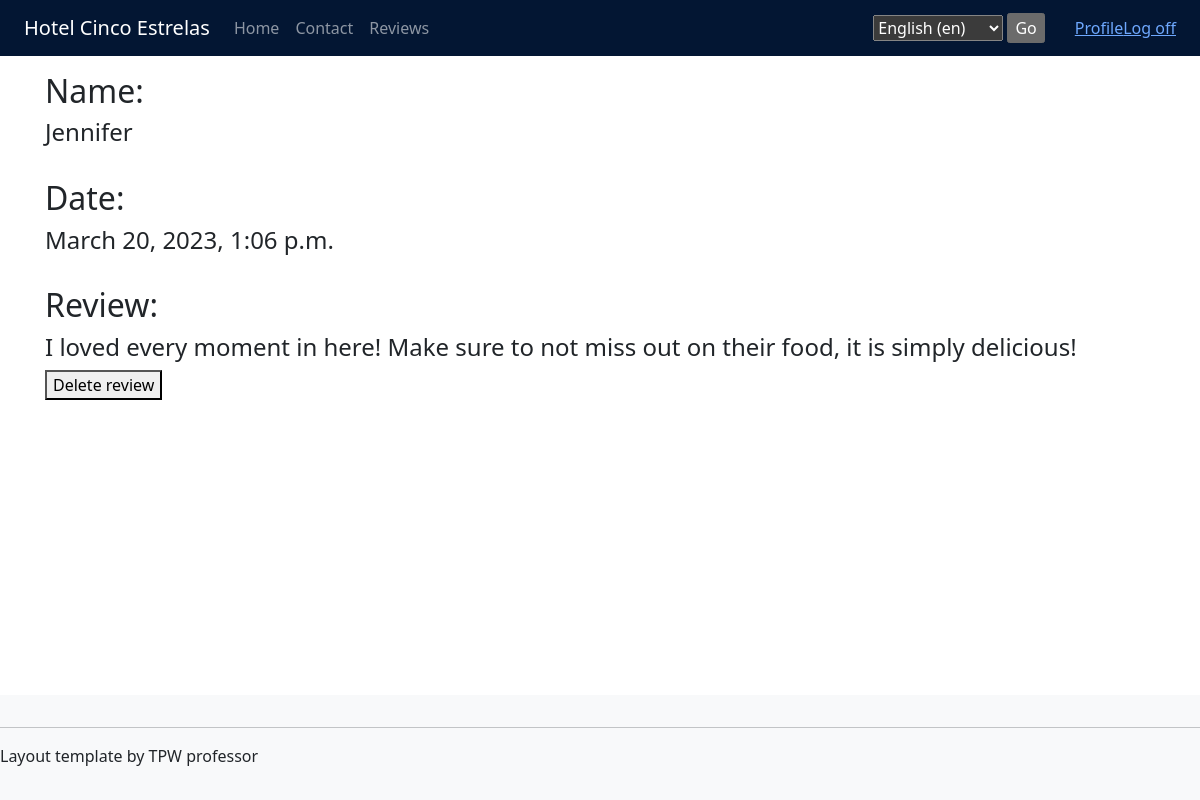
/functionalities/admin/reviews/1/ (signed in), run on the app's committed database.
### app/models.py (models this page shows, shortened)
class User(models.Model):
    name = models.CharField(max_length=100)
    email = models.EmailField(max_length=100, unique=True)
    password = models.CharField(max_length=20)
    phone = models.CharField(max_length=9)
    address = models.CharField(max_length=100)
    birthdate = models.DateField()
    rooms = models.ManyToManyField('Room', through='Booking')
    image = models.ImageField(upload_to='images/', null=True, blank=True, default=None)
    objects = UserManager()

class Review(models.Model):
    user = models.ForeignKey(User, on_delete=models.CASCADE)
    review = models.CharField(max_length=500, null=False)
    date = models.DateTimeField(null=False)
    rating = models.PositiveIntegerField(validators=[MinValueValidator(1), MaxValueValidator(5)], default=0, blank=False, null=False)

### app/views.py (the view)
# urls.py: path('functionalities/admin/reviews/<str:id>/', views.review_info, name='review_info'),
@login_required()
@user_passes_test(superuser_check)
def review_info(request, id):
    review = Review.objects.get(id=id)
    if request.method == 'POST':
        review.delete()
        messages.success(request, 'Review deleted successfully')
        return render(request, 'review_info.html')
    else:
        params = {
            'name': review.user.name,
            'date': review.date,
            'review': review.review,
        }
        return render(request, 'review_info.html', params)

### app/views.py (called while the page is built)
def superuser_check(user):
    return user.is_superuser

### app/templates/review_info.html (shortened to what this page needs)
{% extends "layout.html" %}
{% block content %}
{% if messages %}
    {% for message in messages %}
        <h1>{{ message }}</h1>
    {% endfor %}
    <a href="{% url 'view_reviews' %}">Return to review list</a>
{% else %}
    <h2>Name:
        <h4>{{ name }}</h4>
    </h2><br>
    <h2>Date:
        <h4>{{ date }}</h4>
    </h2><br>
    <h2>Review:
        <h4>{{ review }}</h4>
    </h2>
    <form action="" method="post">
        <button type="submit" name="delete_button" value="delete">Delete review</button>
    </form>
{% endif %}
{% endblock %}

### data on the page
User: name "Jennifer"
Review: date "March 20, 2023, 1:06 p.m.", review "I loved every moment in here! Make sure to not miss out on their food, it is simply delicious!"

### other printed values
form field language "English (en)"
